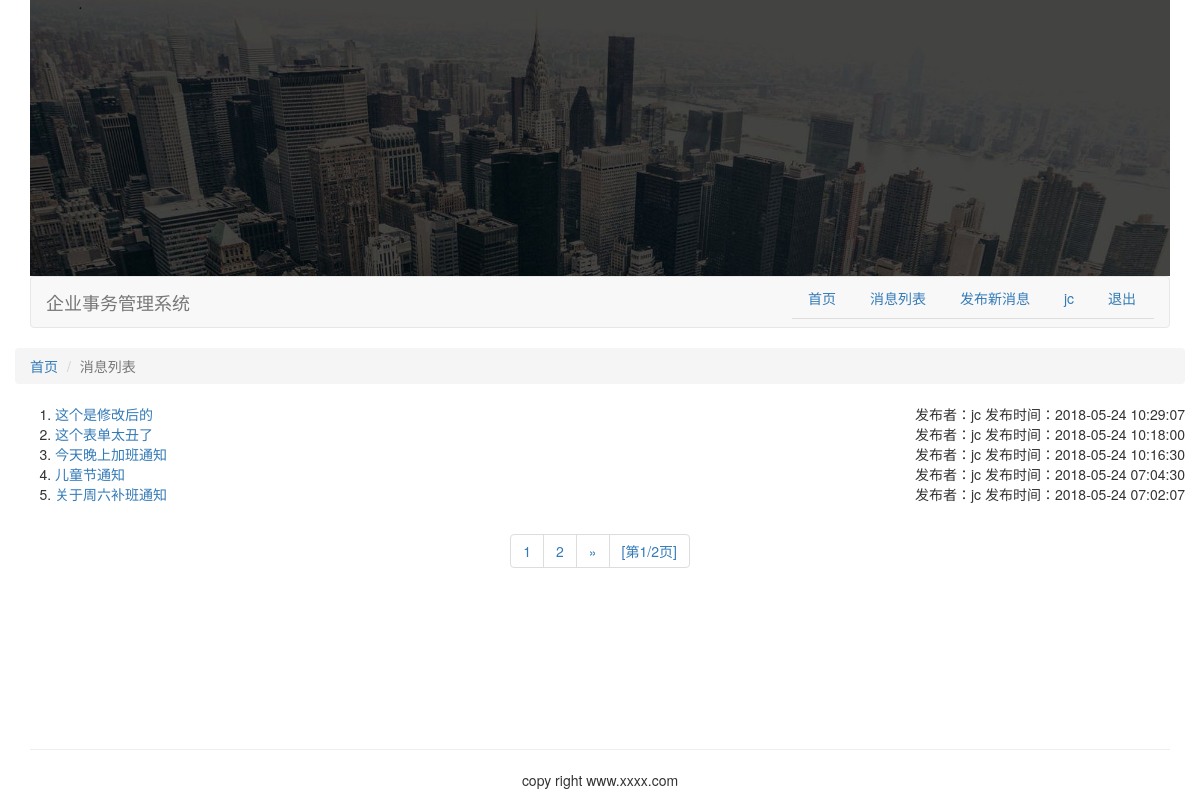
Page /dailySystem/messageList/ (signed in) on the earlier database version.
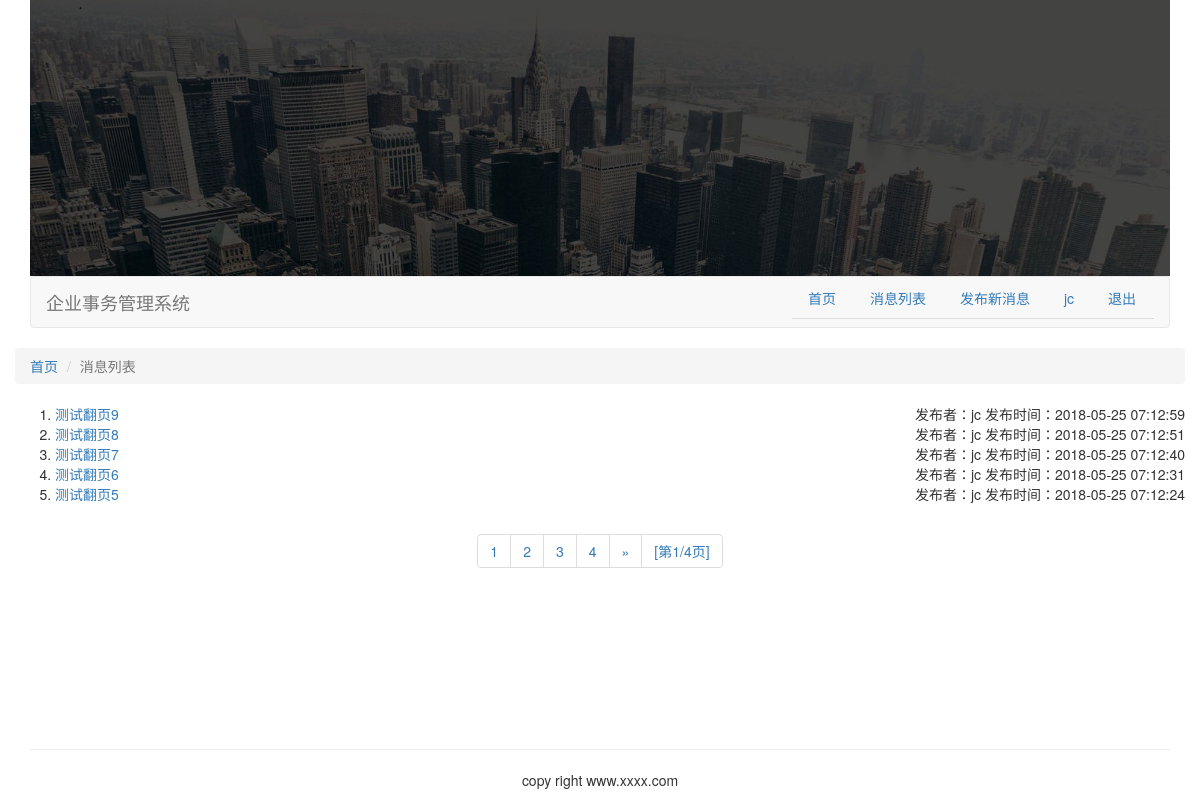
Same page on the later database version.
### dailySystem/models.py (models this page shows, shortened)
class Message(models.Model):
    messageTitle = models.CharField(max_length=256)
    messageContent = RichTextField(config_name='default')
    employee = models.ForeignKey(Employee)
    publishTime = models.DateTimeField(auto_now_add=True)
    class Meta:
        ordering = ("-publishTime",)
    def get_absolute_url(self):
        return "/dailySystem/message/%i/" % self.id

class Employee(models.Model):
    user = models.OneToOneField(User, unique=True)
    employeeSex = models.CharField(max_length=10)
    employeeBirth = models.DateField()
    employeePhone = models.CharField(max_length=100)
    employeePlace = models.TextField()
    joinTime = models.DateField()
    isLead = models.BooleanField(default=False)
    def __unicode__(self):
        return "%s" % (self.user.username,)

### dailySystem/views.py (the view)
@login_required(login_url='/dailySystem/login')
def message_list(request):
    limit = 5  # 每页显示记录数
    messages = Message.objects.all()
    paginator = Paginator(messages, limit)  # 实例化分页对象
    page = request.GET.get('page')  # 获取页码
    try:
        messages = paginator.page(page)  # 获取某页对应的记录
    except PageNotAnInteger:  # 如果页码不是整数
        messages = paginator.page(1)  # 获取第一页的记录
    except EmptyPage:  # 如果页码太大，没有相应的记录
        messages = paginator.page(paginator.num_pages)  # 获取最后一页数据
    print(messages)
    return render(request, 'messageList.html', {'messages': messages})

### templates/messageList.html (shortened to what this page needs)
{%extends "base.html"%}
{% block content %}
    <div class="row">
        <ol class="breadcrumb">
            <li><a href="{% url 'dailySystem:index' %}">首页</a></li>
            <li class="active">消息列表</li>
        </ol>
    </div>
    <div class="row">
        <ol>
            {%for message in messages%}
            <li>
                <a href="{{ message.get_absolute_url }}" class="pull-left">{{message.messageTitle}}</a>
                <span class="pull-right">发布者：{{message.employee}} 发布时间：{{message.publishTime|date:"Y-m-d H:i:s"}}</span>
            </li>
            {%endfor%}
        </ol>
    </div>
    <div class="row">
        <div class="text-center">
        <ul class="pagination">
            {% for page_number in messages.paginator.page_range %}
                {% ifequal page_number  messages.number %}
                    <li><a href="?page={{ page_number }}">{{ page_number }}</a></li>
                {% else %}
                    <li><a href="?page={{ page_number }}">{{ page_number }}</a></li>
                {% endifequal %}
            {% endfor %}
            {% if messages.has_next %}
               <li><a href="?page={{ messages.next_page_number }}">&raquo;</a></li>
            {% endif %}
                <li><a>[第{{ messages.number }}/{{ messages.paginator.num_pages }}页]</a></li>
        </ul>
        </div>
    </div>
{% endblock %}

### templates/base.html (shortened to what this page needs)
<!DOCTYPE html>
{% load static %}
<html lang="en">
<head>
    <link rel="stylesheet" href="{% static 'css/bootstrap.css' %}">
</head>
<body>
    {% include "header.html" %}
    <div class="container">
            {% block content %}
            {% endblock %}
    </div>
    {% include "footer.html" %}
</body>
</html>

### templates/header.html
{% load static %}
<div class="container">
    <div>
    <img src="{% static 'img/bg.png' %}" class="img-responsive" alt="首页图片" >
    </div>
    <nav class="navbar navbar-default" role="navigation">
        <div class="container-fluid">
        <div class="navbar-header">
            <a class="navbar-brand" href="#">企业事务管理系统</a>
        </div>
        <div>
            <ul class="nav nav-tabs  pull-right">
                <li><a href="{% url 'dailySystem:index' %}">首页</a></li>
                <li><a href="{% url 'dailySystem:message_list' %}">消息列表</a></li>
                <li><a href="{% url 'dailySystem:message_add' %}">发布新消息</a></li>
                {% if user.is_authenticated %}
                <li><a href="#">{{ user.username }}</a></li>
                <li><a href="{% url 'dailySystem:user_logout' %}">退出</a></li>
                {% else %}
                <li><a href="{% url 'dailySystem:user_login' %}">登录</a></li>
                {% endif %}
            </ul>
        </div>
        </div>
    </nav>
</div>

### templates/footer.html
<div class="container">
    <div class="row">
        <div class="col-md-12"  style="position:absolute;bottom:0;width:1170px">
            <hr>
            <p class="text-center">copy right www.xxxx.com</p>
        </div>
    </div>
</div>

Differences in the rows shown:
no longer on this page (row edited): Message: messageTitle "这个是修改后的", employee "jc", publishTime "2018-05-24 10:29:07"
no longer on this page (row unchanged): Message: messageTitle "这个表单太丑了", employee "jc", publishTime "2018-05-24 10:18:00"
no longer on this page (row unchanged): Message: messageTitle "今天晚上加班通知", employee "jc", publishTime "2018-05-24 10:16:30"
no longer on this page (row unchanged): Message: messageTitle "儿童节通知", employee "jc", publishTime "2018-05-24 07:04:30"
no longer on this page (row unchanged): Message: messageTitle "关于周六补班通知", employee "jc", publishTime "2018-05-24 07:02:07"
added Message: messageTitle "测试翻页9", employee "jc", publishTime "2018-05-25 07:12:59"
added Message: messageTitle "测试翻页8", employee "jc", publishTime "2018-05-25 07:12:51"
added Message: messageTitle "测试翻页7", employee "jc", publishTime "2018-05-25 07:12:40"
added Message: messageTitle "测试翻页6", employee "jc", publishTime "2018-05-25 07:12:31"
added Message: messageTitle "测试翻页5", employee "jc", publishTime "2018-05-25 07:12:24"
Other differences:
{{ messages.paginator.num_pages }}: "2" → "4"
new list line: "3"
new list line: "4"
